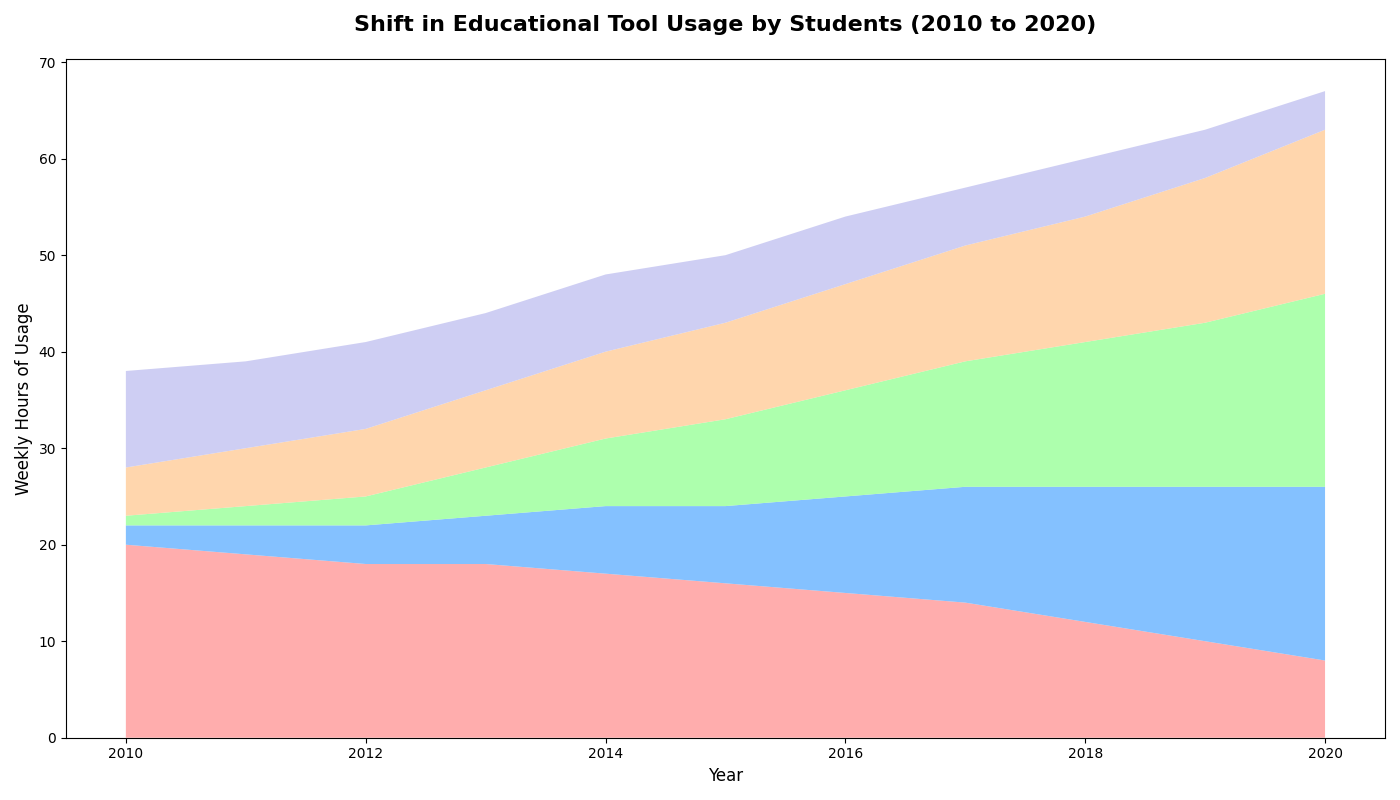

This figure's Python source:
import matplotlib.pyplot as plt
import numpy as np

years = np.arange(2010, 2021)

books = [20, 19, 18, 18, 17, 16, 15, 14, 12, 10, 8]
online_courses = [2, 3, 4, 5, 7, 8, 10, 12, 14, 16, 18]
educational_apps = [1, 2, 3, 5, 7, 9, 11, 13, 15, 17, 20]
videos = [5, 6, 7, 8, 9, 10, 11, 12, 13, 15, 17]
tutoring = [10, 9, 9, 8, 8, 7, 7, 6, 6, 5, 4]

plt.figure(figsize=(14, 8))

# Create stacked area plot
plt.stackplot(years, books, online_courses, educational_apps, videos, tutoring,
              colors=['#ff9999', '#66b2ff', '#99ff99', '#ffcc99', '#c2c2f0'], alpha=0.8)

# Add title and labels
plt.title("Shift in Educational Tool Usage by Students (2010 to 2020)", fontsize=16, fontweight='bold', pad=20)
plt.xlabel("Year", fontsize=12)
plt.ylabel("Weekly Hours of Usage", fontsize=12)

# Remove legend
# Remove grid
# Remove annotations

plt.tight_layout()

plt.show()
